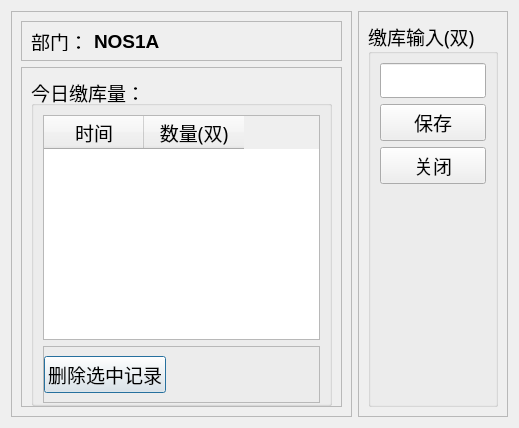
<?xml version="1.0" encoding="UTF-8"?>
<ui version="4.0">
 <class>Dialog</class>
 <widget class="QDialog" name="Dialog">
  <property name="windowModality">
   <enum>Qt::NonModal</enum>
  </property>
  <property name="geometry">
   <rect>
    <x>0</x>
    <y>0</y>
    <width>519</width>
    <height>428</height>
   </rect>
  </property>
  <property name="windowTitle">
   <string>缴库量输入</string>
  </property>
  <layout class="QHBoxLayout" name="horizontalLayout">
   <item>
    <widget class="QFrame" name="frame">
     <property name="frameShape">
      <enum>QFrame::StyledPanel</enum>
     </property>
     <property name="frameShadow">
      <enum>QFrame::Raised</enum>
     </property>
     <layout class="QVBoxLayout" name="verticalLayout">
      <item>
       <widget class="QFrame" name="frame_3">
        <property name="maximumSize">
         <size>
          <width>16777215</width>
          <height>40</height>
         </size>
        </property>
        <property name="font">
         <font>
          <family>Microsoft YaHei UI Light</family>
          <pointsize>14</pointsize>
         </font>
        </property>
        <property name="frameShape">
         <enum>QFrame::StyledPanel</enum>
        </property>
        <property name="frameShadow">
         <enum>QFrame::Raised</enum>
        </property>
        <layout class="QHBoxLayout" name="horizontalLayout_2">
         <item>
          <widget class="QLabel" name="label">
           <property name="text">
            <string>部门：</string>
           </property>
          </widget>
         </item>
         <item>
          <widget class="QLabel" name="label_2">
           <property name="font">
            <font>
             <family>Microsoft YaHei UI</family>
             <weight>75</weight>
             <bold>true</bold>
            </font>
           </property>
           <property name="text">
            <string>NOS1A</string>
           </property>
          </widget>
         </item>
         <item>
          <spacer name="horizontalSpacer">
           <property name="orientation">
            <enum>Qt::Horizontal</enum>
           </property>
           <property name="sizeHint" stdset="0">
            <size>
             <width>242</width>
             <height>17</height>
            </size>
           </property>
          </spacer>
         </item>
        </layout>
       </widget>
      </item>
      <item>
       <widget class="QFrame" name="frame_4">
        <property name="font">
         <font>
          <family>Microsoft YaHei UI</family>
          <pointsize>14</pointsize>
         </font>
        </property>
        <property name="frameShape">
         <enum>QFrame::StyledPanel</enum>
        </property>
        <property name="frameShadow">
         <enum>QFrame::Raised</enum>
        </property>
        <layout class="QHBoxLayout" name="horizontalLayout_3">
         <property name="bottomMargin">
          <number>0</number>
         </property>
         <item>
          <widget class="QGroupBox" name="groupBox">
           <property name="title">
            <string>今日缴库量：</string>
           </property>
           <layout class="QVBoxLayout" name="verticalLayout_3">
            <property name="bottomMargin">
             <number>0</number>
            </property>
            <item>
             <widget class="QTableWidget" name="tableWidget">
              <property name="font">
               <font>
                <family>Microsoft YaHei UI Light</family>
                <pointsize>14</pointsize>
               </font>
              </property>
              <column>
               <property name="text">
                <string>时间</string>
               </property>
              </column>
              <column>
               <property name="text">
                <string>数量(双)</string>
               </property>
              </column>
             </widget>
            </item>
            <item>
             <widget class="QFrame" name="frame_5">
              <property name="minimumSize">
               <size>
                <width>0</width>
                <height>50</height>
               </size>
              </property>
              <property name="frameShape">
               <enum>QFrame::StyledPanel</enum>
              </property>
              <property name="frameShadow">
               <enum>QFrame::Raised</enum>
              </property>
              <layout class="QHBoxLayout" name="horizontalLayout_4">
               <property name="leftMargin">
                <number>0</number>
               </property>
               <item>
                <widget class="QPushButton" name="pushButton">
                 <property name="minimumSize">
                  <size>
                   <width>0</width>
                   <height>35</height>
                  </size>
                 </property>
                 <property name="font">
                  <font>
                   <family>Microsoft YaHei UI Light</family>
                  </font>
                 </property>
                 <property name="text">
                  <string>删除选中记录</string>
                 </property>
                </widget>
               </item>
               <item>
                <spacer name="horizontalSpacer_2">
                 <property name="orientation">
                  <enum>Qt::Horizontal</enum>
                 </property>
                 <property name="sizeHint" stdset="0">
                  <size>
                   <width>40</width>
                   <height>20</height>
                  </size>
                 </property>
                </spacer>
               </item>
              </layout>
             </widget>
            </item>
           </layout>
          </widget>
         </item>
        </layout>
       </widget>
      </item>
     </layout>
    </widget>
   </item>
   <item>
    <widget class="QFrame" name="frame_2">
     <property name="minimumSize">
      <size>
       <width>150</width>
       <height>0</height>
      </size>
     </property>
     <property name="maximumSize">
      <size>
       <width>190</width>
       <height>16777215</height>
      </size>
     </property>
     <property name="font">
      <font>
       <family>Microsoft YaHei UI Light</family>
       <pointsize>14</pointsize>
      </font>
     </property>
     <property name="frameShape">
      <enum>QFrame::StyledPanel</enum>
     </property>
     <property name="frameShadow">
      <enum>QFrame::Raised</enum>
     </property>
     <layout class="QVBoxLayout" name="verticalLayout_2">
      <item>
       <widget class="QGroupBox" name="groupBox_2">
        <property name="title">
         <string>缴库输入(双)</string>
        </property>
        <layout class="QVBoxLayout" name="verticalLayout_4">
         <item>
          <widget class="QLineEdit" name="lineEdit"/>
         </item>
         <item>
          <widget class="QPushButton" name="pushButton_2">
           <property name="text">
            <string>保存</string>
           </property>
          </widget>
         </item>
         <item>
          <widget class="QPushButton" name="pushButton_3">
           <property name="text">
            <string>关闭</string>
           </property>
          </widget>
         </item>
         <item>
          <spacer name="verticalSpacer">
           <property name="orientation">
            <enum>Qt::Vertical</enum>
           </property>
           <property name="sizeHint" stdset="0">
            <size>
             <width>20</width>
             <height>287</height>
            </size>
           </property>
          </spacer>
         </item>
        </layout>
       </widget>
      </item>
     </layout>
    </widget>
   </item>
  </layout>
 </widget>
 <resources/>
 <connections>
  <connection>
   <sender>pushButton_3</sender>
   <signal>clicked()</signal>
   <receiver>Dialog</receiver>
   <slot>reject()</slot>
   <hints>
    <hint type="sourcelabel">
     <x>483</x>
     <y>147</y>
    </hint>
    <hint type="destinationlabel">
     <x>444</x>
     <y>-18</y>
    </hint>
   </hints>
  </connection>
 </connections>
</ui>
